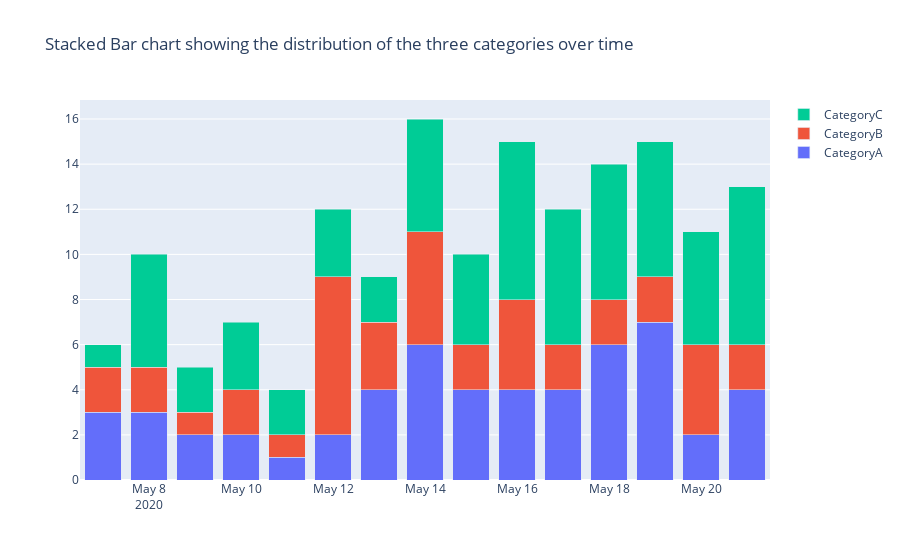

Notebook code for this chart:
### Markdown cell above
### 2.3 Stacked Bar Chart

### Code cell
df_bar = df.groupby(['date','category']).size().reset_index().rename(columns={0:'category_count'})
plot_bar_stack = df_bar.pivot_table(index='date', columns='category', values='category_count', fill_value=0).reset_index()

trace1 = go.Bar(x=plot_bar_stack.date, y=plot_bar_stack.CategoryA, name = 'CategoryA')
trace2 = go.Bar(x=plot_bar_stack.date, y=plot_bar_stack.CategoryB, name = 'CategoryB')
trace3 = go.Bar(x=plot_bar_stack.date, y=plot_bar_stack.CategoryC, name = 'CategoryC')

fig = go.Figure(data=[trace1, trace2, trace3])
fig.update_layout(barmode='stack', title_text='Stacked Bar chart showing the distribution of the three categories over time')
iplot(fig)

### Figure 1 — Plotly figure (JSON) as saved in the notebook; plotly's stock layout.template omitted (floating-point values rounded to 4 significant figures)
{"data": [{"name": "CategoryA", "type": "bar", "x": ["2020-05-07", "2020-05-08", "2020-05-09", "2020-05-10", "2020-05-11", "2020-05-12", "2020-05-13", "2020-05-14", "2020-05-15", "2020-05-16", "2020-05-17", "2020-05-18", "2020-05-19", "2020-05-20", "2020-05-21"], "y": [3, 3, 2, 2, 1, 2, 4, 6, 4, 4, 4, 6, 7, 2, 4]}, {"name": "CategoryB", "type": "bar", "x": ["2020-05-07", "2020-05-08", "2020-05-09", "2020-05-10", "2020-05-11", "2020-05-12", "2020-05-13", "2020-05-14", "2020-05-15", "2020-05-16", "2020-05-17", "2020-05-18", "2020-05-19", "2020-05-20", "2020-05-21"], "y": [2, 2, 1, 2, 1, 7, 3, 5, 2, 4, 2, 2, 2, 4, 2]}, {"name": "CategoryC", "type": "bar", "x": ["2020-05-07", "2020-05-08", "2020-05-09", "2020-05-10", "2020-05-11", "2020-05-12", "2020-05-13", "2020-05-14", "2020-05-15", "2020-05-16", "2020-05-17", "2020-05-18", "2020-05-19", "2020-05-20", "2020-05-21"], "y": [1, 5, 2, 3, 2, 3, 2, 5, 4, 7, 6, 6, 6, 5, 7]}], "layout": {"barmode": "stack", "title": {"text": "Stacked Bar chart showing the distribution of the three categories over time"}}}
